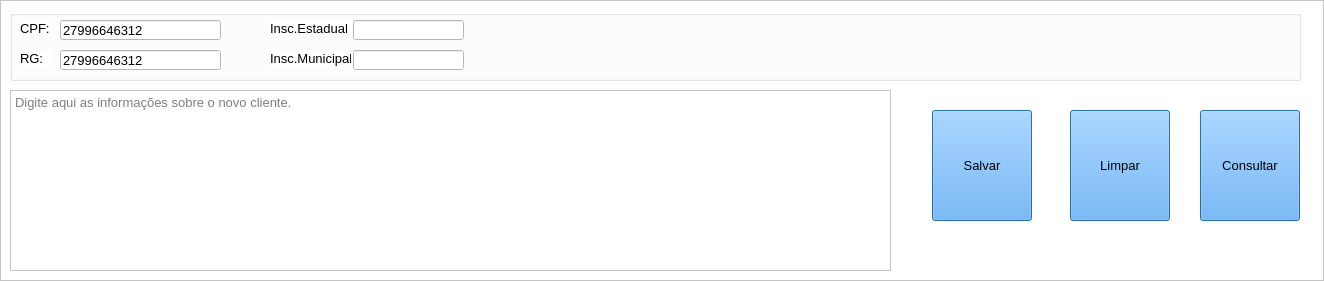
         <widget class="QFrame" name="frame_48">
          <property name="geometry">
           <rect>
            <x>10</x>
            <y>346</y>
            <width>1324</width>
            <height>281</height>
           </rect>
          </property>
          <property name="styleSheet">
           <string notr="true">background-color: rgb(255, 255, 255);</string>
          </property>
          <property name="frameShape">
           <enum>QFrame::StyledPanel</enum>
          </property>
          <property name="frameShadow">
           <enum>QFrame::Raised</enum>
          </property>
          <widget class="QGroupBox" name="groupBox_55">
           <property name="geometry">
            <rect>
             <x>10</x>
             <y>10</y>
             <width>1291</width>
             <height>71</height>
            </rect>
           </property>
           <property name="title">
            <string/>
           </property>
           <widget class="QLineEdit" name="inscrCliente_4">
            <property name="enabled">
             <bool>false</bool>
            </property>
            <property name="geometry">
             <rect>
              <x>343</x>
              <y>10</y>
              <width>111</width>
              <height>20</height>
             </rect>
            </property>
            <property name="font">
             <font>
              <family>Arial</family>
              <pointsize>10</pointsize>
             </font>
            </property>
            <property name="styleSheet">
             <string notr="true">background-color: rgb(255, 255, 255);</string>
            </property>
           </widget>
           <widget class="QLineEdit" name="incriMunoci_4">
            <property name="enabled">
             <bool>false</bool>
            </property>
            <property name="geometry">
             <rect>
              <x>343</x>
              <y>40</y>
              <width>111</width>
              <height>20</height>
             </rect>
            </property>
            <property name="font">
             <font>
              <family>Arial</family>
              <pointsize>10</pointsize>
             </font>
            </property>
            <property name="styleSheet">
             <string notr="true">background-color: rgb(255, 255, 255);</string>
            </property>
           </widget>
           <widget class="QLabel" name="label_184">
            <property name="geometry">
             <rect>
              <x>260</x>
              <y>10</y>
              <width>81</width>
              <height>16</height>
             </rect>
            </property>
            <property name="font">
             <font>
              <family>Arial</family>
              <pointsize>10</pointsize>
             </font>
            </property>
            <property name="text">
             <string>Insc.Estadual</string>
            </property>
           </widget>
           <widget class="QLabel" name="label_185">
            <property name="geometry">
             <rect>
              <x>260</x>
              <y>40</y>
              <width>81</width>
              <height>16</height>
             </rect>
            </property>
            <property name="font">
             <font>
              <family>Arial</family>
              <pointsize>10</pointsize>
             </font>
            </property>
            <property name="text">
             <string>Insc.Municipal</string>
            </property>
           </widget>
           <widget class="QLabel" name="label_186">
            <property name="geometry">
             <rect>
              <x>10</x>
              <y>40</y>
              <width>31</width>
              <height>16</height>
             </rect>
            </property>
            <property name="font">
             <font>
              <family>Arial</family>
              <pointsize>10</pointsize>
             </font>
            </property>
            <property name="text">
             <string>RG:</string>
            </property>
           </widget>
           <widget class="QLineEdit" name="cpfCliente_4">
            <property name="geometry">
             <rect>
              <x>50</x>
              <y>10</y>
              <width>161</width>
              <height>20</height>
             </rect>
            </property>
            <property name="font">
             <font>
              <family>Arial</family>
              <pointsize>10</pointsize>
             </font>
            </property>
            <property name="styleSheet">
             <string notr="true">background-color: rgb(255, 255, 255);</string>
            </property>
            <property name="text">
             <string>27996646312</string>
            </property>
           </widget>
           <widget class="QLabel" name="label_187">
            <property name="geometry">
             <rect>
              <x>10</x>
              <y>10</y>
              <width>31</width>
              <height>16</height>
             </rect>
            </property>
            <property name="font">
             <font>
              <family>Arial</family>
              <pointsize>10</pointsize>
             </font>
            </property>
            <property name="text">
             <string>CPF:</string>
            </property>
           </widget>
           <widget class="QLineEdit" name="rgCliente_4">
            <property name="geometry">
             <rect>
              <x>50</x>
              <y>40</y>
              <width>161</width>
              <height>20</height>
             </rect>
            </property>
            <property name="font">
             <font>
              <family>Arial</family>
              <pointsize>10</pointsize>
             </font>
            </property>
            <property name="styleSheet">
             <string notr="true">background-color: rgb(255, 255, 255);</string>
            </property>
            <property name="text">
             <string>27996646312</string>
            </property>
           </widget>
          </widget>
          <widget class="QTextEdit" name="infoCliente_4">
           <property name="geometry">
            <rect>
             <x>10</x>
             <y>90</y>
             <width>881</width>
             <height>181</height>
            </rect>
           </property>
           <property name="font">
            <font>
             <pointsize>10</pointsize>
            </font>
           </property>
           <property name="styleSheet">
            <string notr="true">background-color: rgb(255, 255, 255);</string>
           </property>
           <property name="placeholderText">
            <string>Digite aqui as informações sobre o novo cliente.</string>
           </property>
          </widget>
          <widget class="QPushButton" name="salvarCliente_14">
           <property name="geometry">
            <rect>
             <x>932</x>
             <y>110</y>
             <width>100</width>
             <height>111</height>
            </rect>
           </property>
           <property name="font">
            <font>
             <pointsize>10</pointsize>
             <weight>50</weight>
             <bold>false</bold>
            </font>
           </property>
           <property name="cursor">
            <cursorShape>PointingHandCursor</cursorShape>
           </property>
           <property name="focusPolicy">
            <enum>Qt::WheelFocus</enum>
           </property>
           <property name="toolTip">
            <string>Salvar novo Cliente</string>
           </property>
           <property name="styleSheet">
            <string notr="true">background-color: rgb(85, 170, 255);</string>
           </property>
           <property name="text">
            <string>Salvar</string>
           </property>
           <property name="icon">
            <iconset>
             <normaloff>../../Imagens/Savar.png</normaloff>../../Imagens/Savar.png</iconset>
           </property>
           <property name="iconSize">
            <size>
             <width>81</width>
             <height>31</height>
            </size>
           </property>
           <property name="autoDefault">
            <bool>true</bool>
           </property>
           <property name="default">
            <bool>true</bool>
           </property>
           <property name="flat">
            <bool>false</bool>
           </property>
          </widget>
          <widget class="QPushButton" name="salvarCliente_15">
           <property name="geometry">
            <rect>
             <x>1200</x>
             <y>110</y>
             <width>100</width>
             <height>111</height>
            </rect>
           </property>
           <property name="font">
            <font>
             <pointsize>10</pointsize>
             <weight>50</weight>
             <bold>false</bold>
            </font>
           </property>
           <property name="cursor">
            <cursorShape>PointingHandCursor</cursorShape>
           </property>
           <property name="focusPolicy">
            <enum>Qt::WheelFocus</enum>
           </property>
           <property name="toolTip">
            <string>Salvar novo Cliente</string>
           </property>
           <property name="styleSheet">
            <string notr="true">background-color: rgb(85, 170, 255);</string>
           </property>
           <property name="text">
            <string>Consultar</string>
           </property>
           <property name="icon">
            <iconset>
             <normaloff>../../Imagens/cad_pessoas.ico</normaloff>../../Imagens/cad_pessoas.ico</iconset>
           </property>
           <property name="iconSize">
            <size>
             <width>81</width>
             <height>31</height>
            </size>
           </property>
           <property name="autoDefault">
            <bool>true</bool>
           </property>
           <property name="default">
            <bool>true</bool>
           </property>
           <property name="flat">
            <bool>false</bool>
           </property>
          </widget>
          <widget class="QPushButton" name="salvarCliente_13">
           <property name="geometry">
            <rect>
             <x>1070</x>
             <y>110</y>
             <width>100</width>
             <height>111</height>
            </rect>
           </property>
           <property name="font">
            <font>
             <pointsize>10</pointsize>
             <weight>50</weight>
             <bold>false</bold>
            </font>
           </property>
           <property name="cursor">
            <cursorShape>PointingHandCursor</cursorShape>
           </property>
           <property name="focusPolicy">
            <enum>Qt::NoFocus</enum>
           </property>
           <property name="toolTip">
            <string>Limpar Formulario</string>
           </property>
           <property name="styleSheet">
            <string notr="true">background-color: rgb(85, 170, 255);</string>
           </property>
           <property name="text">
            <string>Limpar</string>
           </property>
           <property name="icon">
            <iconset>
             <normaloff>../../Imagens/Atualizar.png</normaloff>../../Imagens/Atualizar.png</iconset>
           </property>
           <property name="iconSize">
            <size>
             <width>81</width>
             <height>31</height>
            </size>
           </property>
           <property name="autoDefault">
            <bool>true</bool>
           </property>
           <property name="default">
            <bool>true</bool>
           </property>
           <property name="flat">
            <bool>false</bool>
           </property>
          </widget>
         </widget>
